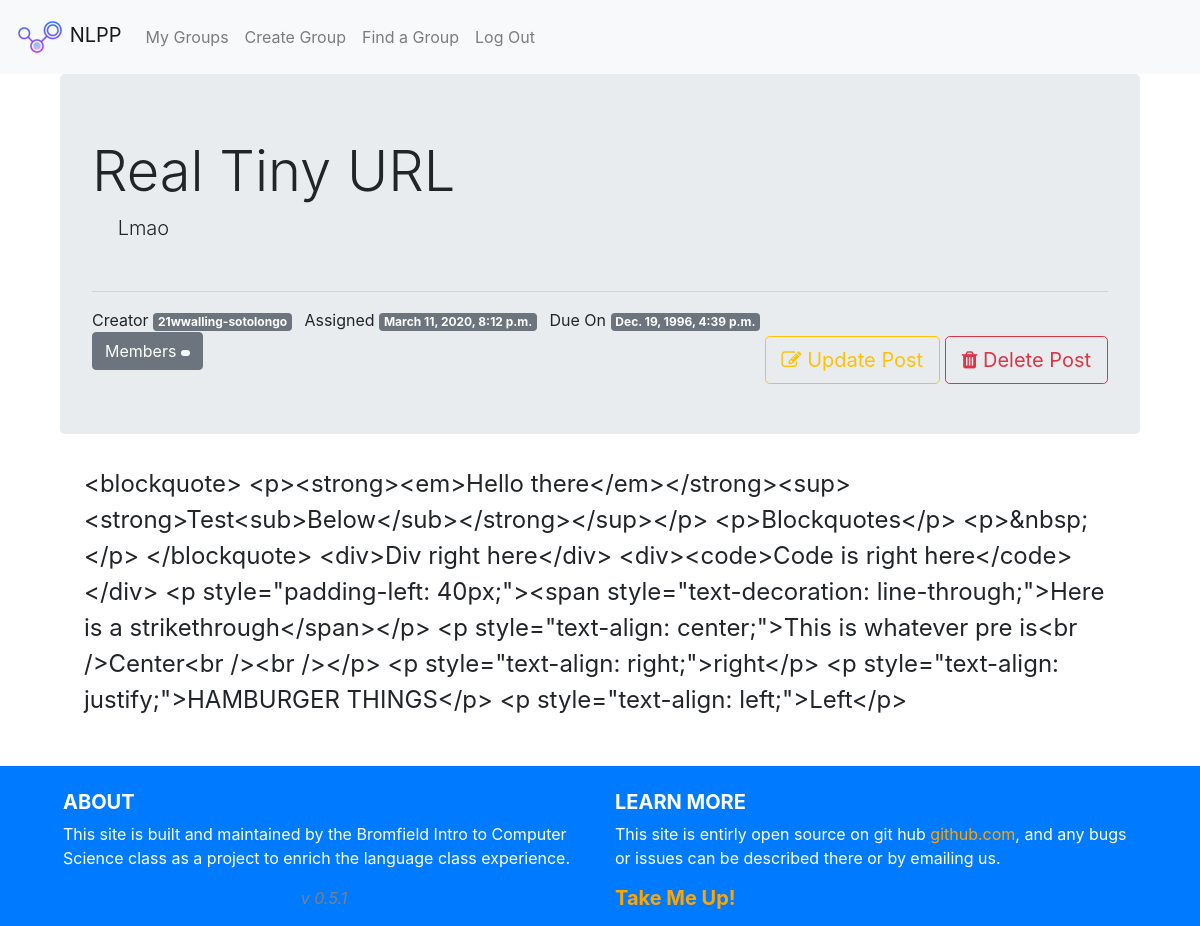
/groups/bofe-baser/posts/20/ (signed in), run on an earlier commit of the app's database.
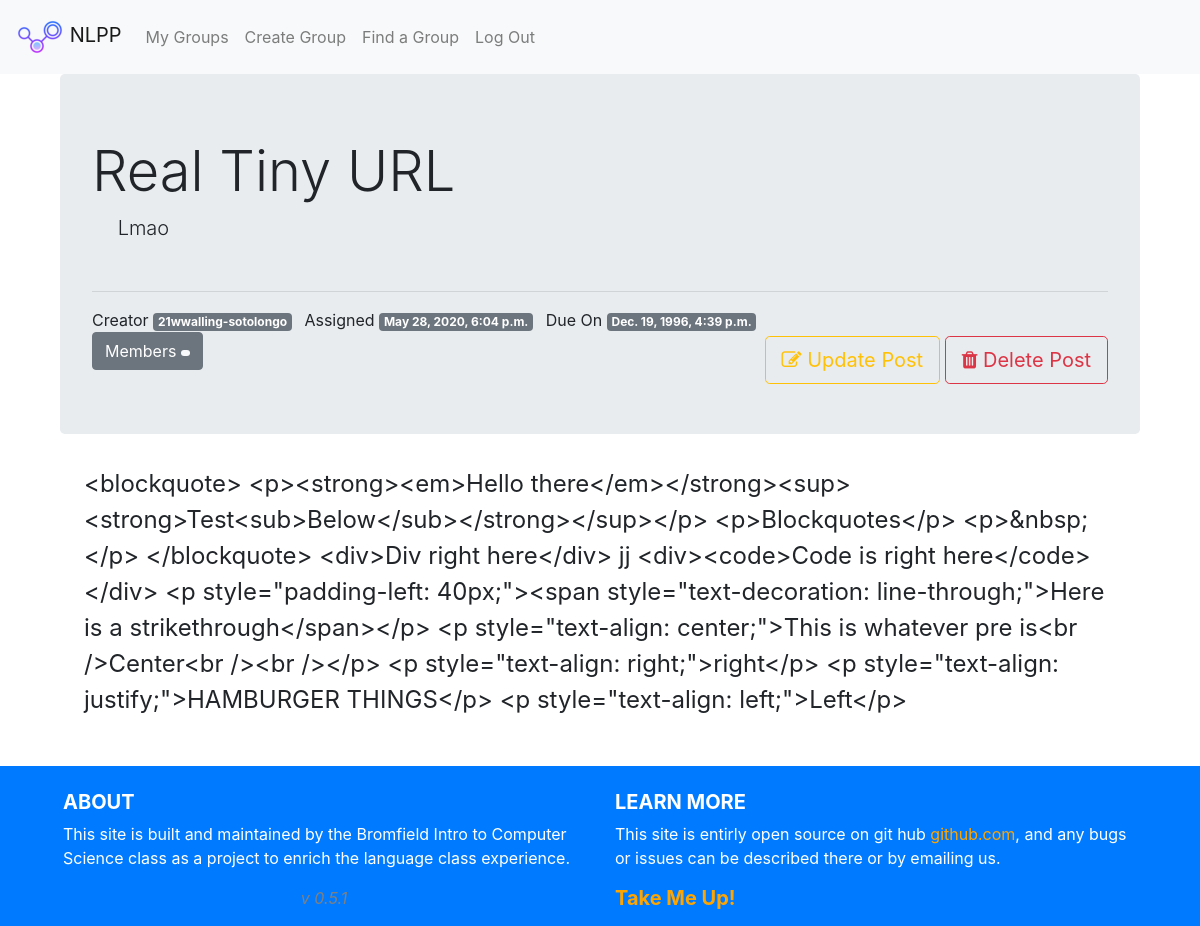
And on a later commit of the database.
### posts/models.py (models this page shows, shortened)
class Post(models.Model):
    name = models.CharField(max_length=50)
    creator = models.ForeignKey(User, related_name="post_creator", on_delete=models.CASCADE)
    group = models.ForeignKey(Group, related_name="posts",null=True, blank=True,on_delete=models.CASCADE)
    description = models.TextField(blank=True, default="", max_length=8000)
    body_text = models.TextField(blank=True, default="", max_length=8000)
    creation_date = models.DateTimeField(auto_now=True)
    due_date = models.DateTimeField()
    from_lang = models.ForeignKey('SupportedLanguages', related_name="from_langs", on_delete=models.CASCADE)
    to_lang = models.ForeignKey('SupportedLanguages', related_name="to_langs", on_delete=models.CASCADE)
    class Meta:
        ordering = ["-creation_date"]

### posts/views.py (the view)
# urls.py: path("<int:pk>/",views.PostDetail.as_view(),name="single"),
class PostDetail(LoginRequiredMixin, generic.DetailView):
    model = models.Post

### posts/models.py (called while the page is built)
    def __str__(self):
        return self.name

### posts/templates/posts/post_detail.html (shortened to what this page needs)
{% extends "posts/post_base.html" %}
{% block post_content %}
    {% include "posts/_post.html" %}
{% endblock %}

### posts/templates/posts/_post.html (shortened to what this page needs)
{% load static %}
{% load bleach_tags %}
<div class="container">
<div class="jumbotron">
  <h1 class="display-4">{{post.name}}</h1>
  <p class="lead"> &emsp; {{post.description}}</p>
  <hr class=mt-5>
  <div>
    Creator <span class="badge badge-secondary mr-2">{{post.creator}}</span>
    Assigned <span class="badge badge-secondary mr-2">{{post.creation_date}}</span>
		Due On <span class="badge badge-secondary ">{{post.due_date}}</span>
  </div>
  {% if user == post.creator %}
    <button type="button" class="btn btn-secondary" data-toggle="modal"
      data-target="#MemberList">Members <span class="badge badge-light">
      {{group.members.count}} </span>
    </button> &emsp;
    <div class="float-right">
        <a href="{% url 'groups:posts:update' slug=view.kwargs.slug pk=view.kwargs.pk %}" class=" btn btn-lg btn-outline-warning my-1"><span class="fa fa-edit"></span> Update Post</a>
        <a href="{% url 'groups:posts:delete' slug=view.kwargs.slug pk=view.kwargs.pk %}" class=" btn btn-lg btn-outline-danger my-1"><span class="fa fa-trash"></span> Delete Post</a>
    </div>
  {% endif %}
</div>
<div class="mx-4" id="post_body_text_base">
  {{ post.body_text|bleach_linkify|bleach}}
</div>
</div>

What changed in the data, as far as the page shows it:
changed Post "Real Tiny URL": creation_date "March 11, 2020, 8:12 p.m." → "May 28, 2020, 6:04 p.m."; body_text|bleach_linkify "…</blockquote> <div>Div right here</div> <div><code>Code is right here</code></div>…" → "…</blockquote> <div>Div right here</div> jj <div><code>Code is right here</code></div>…"
